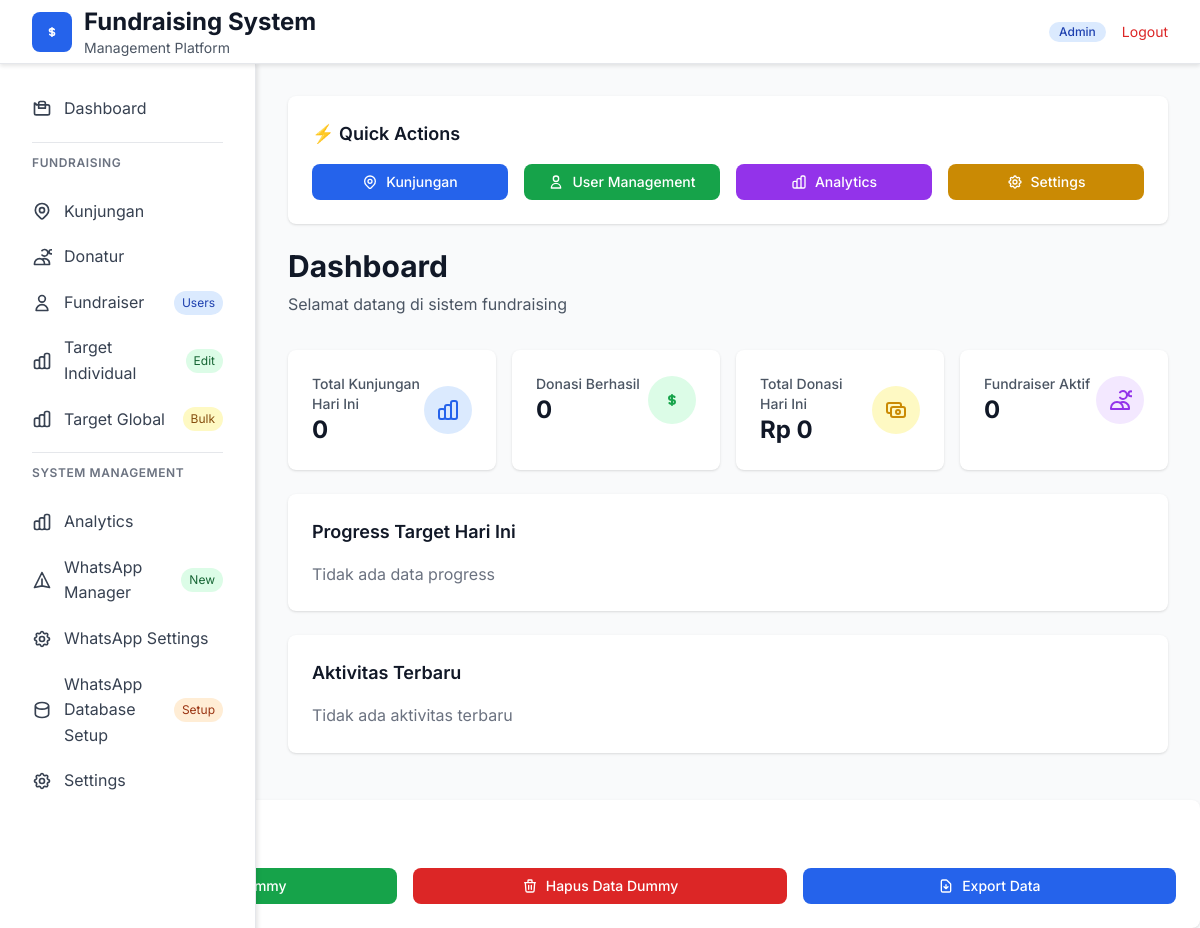
Before: /dashboard.php (signed in) with the older database file.
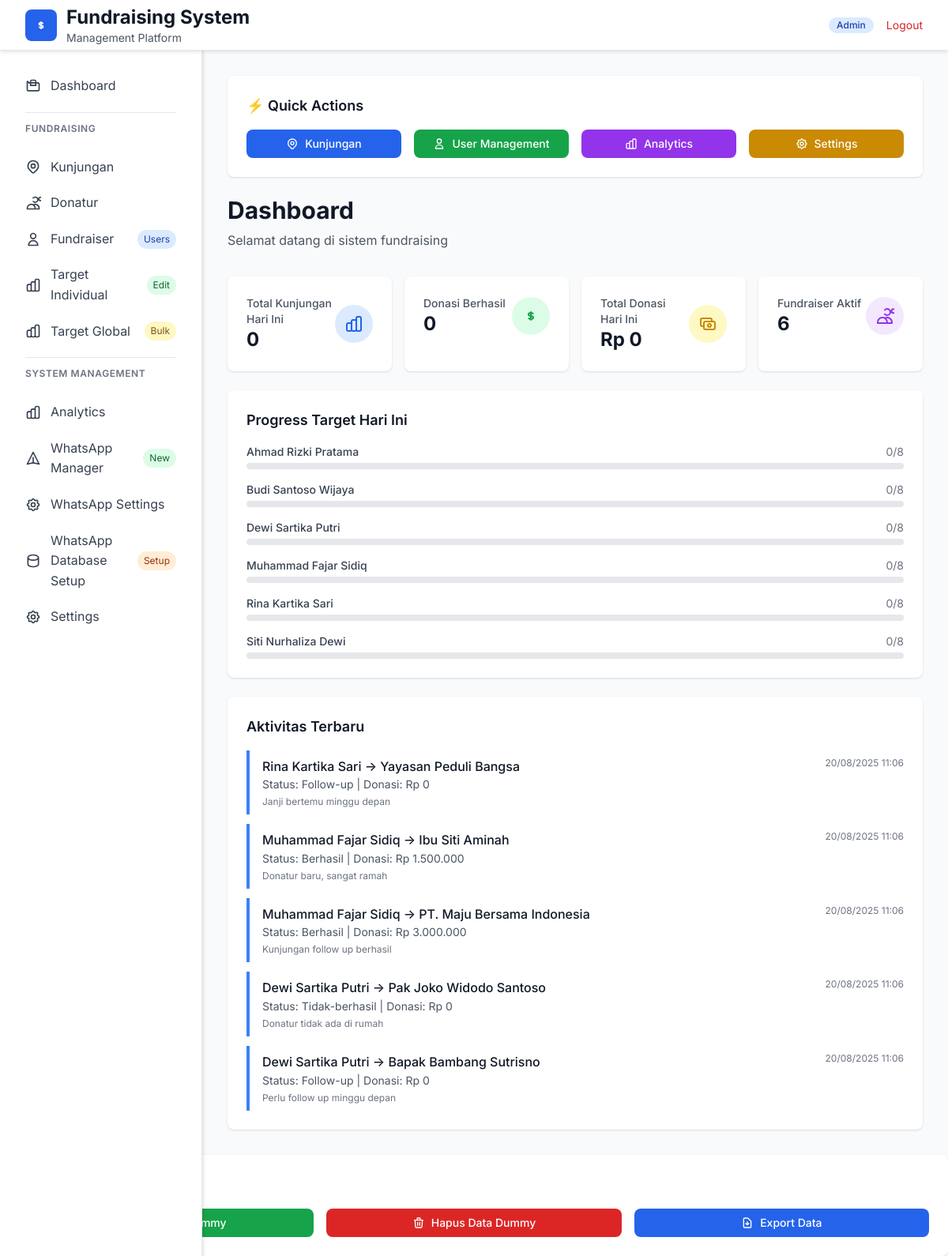
After: the same page with the newer database file.
### tables this page shows
CREATE TABLE `users` (
    `id` INT UNSIGNED NOT NULL AUTO_INCREMENT,
    `name` VARCHAR(150) NOT NULL,
    `email` VARCHAR(150) DEFAULT NULL,
    `username` VARCHAR(100) DEFAULT NULL,
    `password` VARCHAR(255) NOT NULL,
    `role` ENUM('admin','monitor','user') NOT NULL DEFAULT 'user',
    `status` ENUM('active','inactive') NOT NULL DEFAULT 'active',
    `target` INT UNSIGNED NOT NULL DEFAULT 8,
    `phone` VARCHAR(25) DEFAULT NULL,
    `created_at` TIMESTAMP NOT NULL DEFAULT CURRENT_TIMESTAMP,
    `updated_at` TIMESTAMP NULL DEFAULT CURRENT_TIMESTAMP ON UPDATE CURRENT_TIMESTAMP,
    PRIMARY KEY (`id`),
    UNIQUE KEY `uq_users_email` (`email`),
    UNIQUE KEY `uq_users_username` (`username`),
    KEY `idx_users_role` (`role`),
    KEY `idx_users_status` (`status`)
);

CREATE TABLE `kunjungan` (
    `id` BIGINT UNSIGNED NOT NULL AUTO_INCREMENT,
    `fundraiser_id` INT UNSIGNED NOT NULL,
    `donatur_id` INT UNSIGNED NOT NULL,
    `status` ENUM('berhasil','tidak-berhasil','follow-up') NOT NULL,
    `nominal` BIGINT UNSIGNED NOT NULL DEFAULT 0,
    `catatan` TEXT DEFAULT NULL,
    `foto` VARCHAR(255) DEFAULT NULL,
    `latitude` DECIMAL(10,8) DEFAULT NULL,
    `longitude` DECIMAL(11,8) DEFAULT NULL,
    `location_address` TEXT DEFAULT NULL,
    `created_at` TIMESTAMP NOT NULL DEFAULT CURRENT_TIMESTAMP,
    `updated_at` TIMESTAMP NULL DEFAULT CURRENT_TIMESTAMP ON UPDATE CURRENT_TIMESTAMP,
    PRIMARY KEY (`id`),
    KEY `idx_kunjungan_fundraiser` (`fundraiser_id`),
    KEY `idx_kunjungan_donatur` (`donatur_id`),
    KEY `idx_kunjungan_status` (`status`),
    KEY `idx_kunjungan_created_at` (`created_at`),
    KEY `idx_kunjungan_foto` (`foto`),
    KEY `idx_kunjungan_location` (`latitude`,`longitude`),
    CONSTRAINT `fk_kunjungan_fundraiser`
        FOREIGN KEY (`fundraiser_id`) REFERENCES `users`(`id`)
        ON UPDATE CASCADE ON DELETE RESTRICT,
    CONSTRAINT `fk_kunjungan_donatur`
        FOREIGN KEY (`donatur_id`) REFERENCES `donatur`(`id`)
        ON UPDATE CASCADE ON DELETE RESTRICT
);

CREATE TABLE `donatur` (
    `id` INT UNSIGNED NOT NULL AUTO_INCREMENT,
    `nama` VARCHAR(150) NOT NULL,
    `hp` VARCHAR(25) NOT NULL,
    `alamat` TEXT DEFAULT NULL,
    `created_at` TIMESTAMP NOT NULL DEFAULT CURRENT_TIMESTAMP,
    PRIMARY KEY (`id`),
    UNIQUE KEY `uq_donatur_hp` (`hp`)
);

### dashboard.php (the view, shortened to what the changed rows need)
<?php
require_once 'config.php';
try {
    $today = date('Y-m-d');
    $stmt = $pdo->prepare("SELECT COUNT(*) FROM users WHERE role = 'user'");
    $stmt->execute();
    $fundraiser_aktif = $stmt->fetchColumn();
    $stmt = $pdo->prepare("
        SELECT k.*, u.name as fundraiser_name, d.nama as donatur_name
        FROM kunjungan k
        LEFT JOIN users u ON k.fundraiser_id = u.id
        LEFT JOIN donatur d ON k.donatur_id = d.id
        ORDER BY k.created_at DESC
        LIMIT 5
    ");
    $stmt->execute();
    $recent_activities = $stmt->fetchAll(PDO::FETCH_ASSOC);
    $stmt = $pdo->prepare("
        SELECT u.id, u.name, u.target,
        COALESCE(COUNT(k.id), 0) as current_kunjungan
        FROM users u
        LEFT JOIN kunjungan k ON u.id = k.fundraiser_id AND DATE(k.created_at) = ?
        WHERE u.role = 'user'
        GROUP BY u.id, u.name, u.target
        ORDER BY u.name
    ");
    $stmt->execute([$today]);
    $progress_data = $stmt->fetchAll(PDO::FETCH_ASSOC);
} catch (Exception $e) {
    $error_message = $e->getMessage();
}
?>
<!DOCTYPE html>
<html lang="id">
<head>
    <script src="https://cdn.tailwindcss.com"></script>
    <link rel="stylesheet" href="styles/main.css">
</head>
<body class="bg-gray-100">
    <header class="bg-white shadow-sm border-b">
        <div class="max-w-full mx-auto px-4 sm:px-6 lg:px-8">
            <div class="flex justify-between items-center" style="height: 64px !important;">
                <div class="flex items-center">
                    <div>
                        <h1 class="text-xl md:text-2xl font-bold text-gray-900">Fundraising System</h1>
                    </div>
                </div>
            </div>
        </div>
    </header>
    <div class="page-wrapper">
        <div class="flex">
            <div class="main-content flex-1 p-4 md:p-8">
            <div class="mb-6 md:mb-8">
                <h2 class="text-2xl md:text-3xl font-bold text-gray-900 mb-2">Dashboard</h2>
            </div>
            <div class="stats-grid grid-cols-1 sm:grid-cols-2 lg:grid-cols-4 gap-4 mb-6">
                <div class="bg-white rounded-lg shadow p-4 md:p-6">
                    <div class="flex items-center justify-between">
                        <div>
                            <p class="text-sm font-medium text-gray-600">Fundraiser Aktif</p>
                            <p class="text-2xl font-bold text-gray-900"><?php echo $fundraiser_aktif ?? 0; ?></p>
                        </div>
                    </div>
                </div>
            </div>
            <div class="bg-white rounded-lg shadow p-6 mb-6">
                <h3 class="text-lg font-semibold mb-4">Progress Target Hari Ini</h3>
                <?php if (!empty($progress_data)): ?>
                    <div class="space-y-4">
                        <?php foreach ($progress_data as $progress): ?>
                            <div class="flex items-center justify-between">
                                <div class="flex-1">
                                    <div class="flex justify-between items-center mb-1">
                                        <span class="text-sm font-medium text-gray-700"><?php echo htmlspecialchars($progress['name']); ?></span>
                                        <span class="text-sm text-gray-500"><?php echo $progress['current_kunjungan']; ?>/<?php echo $progress['target']; ?></span>
                                    </div>
                                    <div class="w-full bg-gray-200 rounded-full h-2">
                                    </div>
                                </div>
                </div>
                        <?php endforeach; ?>
            </div>
                <?php else: ?>
                    <p class="text-gray-500">Tidak ada data progress</p>
            <?php endif; ?>
            </div>
            <div class="bg-white rounded-lg shadow p-6">
                <h3 class="text-lg font-semibold mb-4">Aktivitas Terbaru</h3>
                <?php if (!empty($recent_activities)): ?>
                    <div class="space-y-3">
                        <?php foreach ($recent_activities as $activity): ?>
                            <div class="border-l-4 border-blue-500 pl-4 py-2">
                                <div class="flex justify-between items-start">
                                    <div>
                                        <p class="font-medium text-gray-900">
                                            <?php echo htmlspecialchars($activity['fundraiser_name'] ?? 'Unknown'); ?> →
                                            <?php echo htmlspecialchars($activity['donatur_name'] ?? 'Unknown'); ?>
                                        </p>
                                        <p class="text-sm text-gray-600">
                                            Status: <?php echo ucfirst($activity['status']); ?> |
                                            Donasi: Rp <?php echo number_format($activity['nominal'] ?? 0, 0, ',', '.'); ?>
                                        </p>
                                        <?php if (!empty($activity['catatan'])): ?>
                                            <p class="text-xs text-gray-500 mt-1"><?php echo htmlspecialchars($activity['catatan']); ?></p>
                                        <?php endif; ?>
                                    </div>
                                    <div class="text-xs text-gray-500">
                                        <?php echo date('d/m/Y H:i', strtotime($activity['created_at'])); ?>
                                    </div>
                                </div>
                            </div>
                        <?php endforeach; ?>
                </div>
                <?php else: ?>
                    <p class="text-gray-500">Tidak ada aktivitas terbaru</p>
                <?php endif; ?>
            </div>
        </div>
    </div>
</body>
</html>

Changed rows visible on the page:
added users: name "Ahmad Rizki Pratama", current_kunjungan "0", target "8"
added users: name "Budi Santoso Wijaya", current_kunjungan "0", target "8"
added users: name "Dewi Sartika Putri", current_kunjungan "0", target "8"
added users: name "Muhammad Fajar Sidiq", current_kunjungan "0", target "8"
added users: name "Rina Kartika Sari", current_kunjungan "0", target "8"
added users: name "Siti Nurhaliza Dewi", current_kunjungan "0", target "8"
added kunjungan: fundraiser.name "Rina Kartika Sari", donatur.nama "Yayasan Peduli Bangsa", status "Follow-up", nominal "0", catatan "Janji bertemu minggu depan", created_at "20/08/2025 11:06"
added kunjungan: fundraiser.name "Muhammad Fajar Sidiq", donatur.nama "Ibu Siti Aminah", status "Berhasil", nominal "1.500.000", catatan "Donatur baru, sangat ramah", created_at "20/08/2025 11:06"
added kunjungan: fundraiser.name "Muhammad Fajar Sidiq", donatur.nama "PT. Maju Bersama Indonesia", status "Berhasil", nominal "3.000.000", catatan "Kunjungan follow up berhasil", created_at "20/08/2025 11:06"
added kunjungan: fundraiser.name "Dewi Sartika Putri", donatur.nama "Pak Joko Widodo Santoso", status "Tidak-berhasil", nominal "0", catatan "Donatur tidak ada di rumah", created_at "20/08/2025 11:06"
added kunjungan: fundraiser.name "Dewi Sartika Putri", donatur.nama "Bapak Bambang Sutrisno", status "Follow-up", nominal "0", catatan "Perlu follow up minggu depan", created_at "20/08/2025 11:06"
Other visible differences:
$fundraiser_aktif: "0" → "6"
text no longer shown: "Tidak ada data progress Tidak ada aktivitas terbaru"
